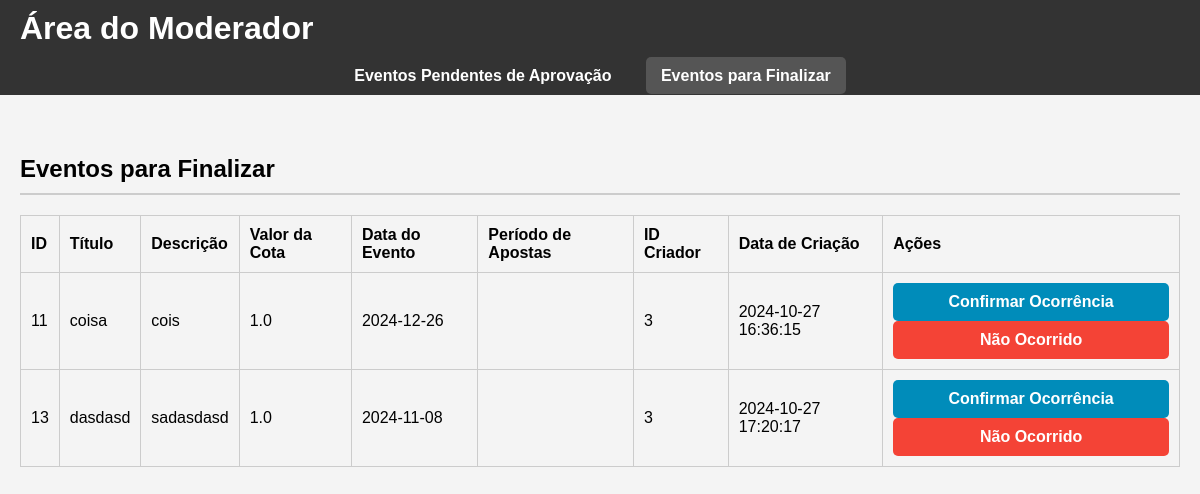
/moderador_dashboard?view=finalizar, run on an earlier commit of the app's database.
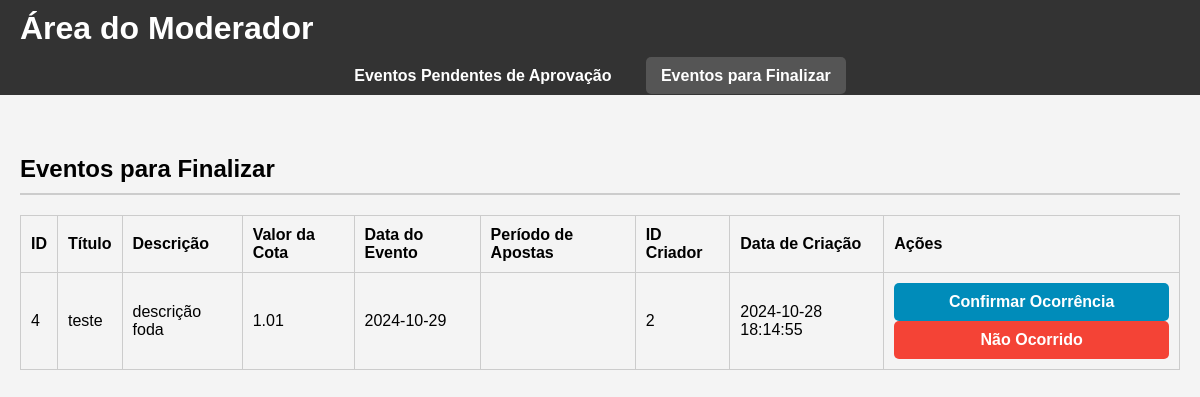
And on a later commit of the database.
### tables this page shows
CREATE TABLE eventos (
        id INTEGER PRIMARY KEY AUTOINCREMENT,
        titulo TEXT NOT NULL,
        descricao TEXT NOT NULL,
        valor_cota REAL NOT NULL CHECK (valor_cota >= 1.00),
        data_evento DATE NOT NULL,
        data_inicio_apostas DATE NOT NULL,
        data_fim_apostas DATE NOT NULL,
        status TEXT NOT NULL DEFAULT 'pendente',
        id_criador INTEGER NOT NULL,
        data_criacao TIMESTAMP DEFAULT CURRENT_TIMESTAMP,
        FOREIGN KEY (id_criador) REFERENCES usuarios(id) ON DELETE CASCADE
    );

### app.py (the view)
@app.route('/moderador_dashboard', methods=['GET'])
def moderador_dashboard():
    view = request.args.get('view', 'pendentes')
    if view == 'pendentes':
        status_filter = 'pendente'
    elif view == 'finalizar':
        status_filter = 'aprovado'
    else:
        status_filter = 'pendente'
    with sqlite3.connect(database_path) as conn:
        conn.row_factory = sqlite3.Row  # Configura para acessar colunas por nome
        eventos = conn.execute('SELECT * FROM eventos WHERE status = ?', (status_filter,)).fetchall()
    return render_template('area_moderador.html', eventos=eventos, view=view)

### templates/area_moderador.html (shortened to what this page needs)
<!DOCTYPE html>
<html lang="pt-br">
<head>
    <link rel="stylesheet" href="/static/css/area_moderacao.css">
</head>
<body>
    <header>
        <h1>Área do Moderador</h1>
    </header>
    <nav class="menustrip">
        <ul>
            <li><a href="{{ url_for('moderador_dashboard', view='pendentes') }}" {% if view == 'pendentes' %}class="active"{% endif %}>Eventos Pendentes de Aprovação</a></li>
            <li><a href="{{ url_for('moderador_dashboard', view='finalizar') }}" {% if view == 'finalizar' %}class="active"{% endif %}>Eventos para Finalizar</a></li>
        </ul>
    </nav>
    <main>
        {% if view == 'pendentes' %}
        <section class="pending-approval">
            <h2>Eventos Pendentes de Aprovação</h2>
            <table>
                <thead>
                    <tr>
                        <th>ID</th>
                        <th>Título</th>
                        <th>Descrição</th>
                        <th>Valor da Cota</th>
                        <th>Data do Evento</th>
                        <th>Período de Apostas</th>
                        <th>ID Criador</th>
                        <th>Data de Criação</th>
                        <th>Ações</th>
                    </tr>
                </thead>
                <tbody>
                    {% for evento in eventos %}
                    <tr id="event-{{ evento.id }}">
                        <td>{{ evento.id }}</td>
                        <td>{{ evento.titulo }}</td>
                        <td>{{ evento.descricao }}</td>
                        <td>{{ evento.valor_cota }}</td>
                        <td>{{ evento.data_evento }}</td>
                        <td>{{ evento.periodo_apostas }}</td>
                        <td>{{ evento.id_criador }}</td>
                        <td>{{ evento.data_criacao }}</td>
                        <td>
                            <button type="button" onclick="handleEventAction('{{ evento.id }}', 'aprovar')" class="approve-btn">Aprovar</button>
                            <button type="button" onclick="abrirModalReprovar('{{ evento.id }}')" class="reject-btn">Reprovar</button>
                        </td>
                    </tr>
                    {% endfor %}
                </tbody>
            </table>
        </section>
        {% elif view == 'finalizar' %}
        <section class="events-to-finalize">
            <h2>Eventos para Finalizar</h2>
            <table>
                <thead>
                    <tr>
                        <th>ID</th>
                        <th>Título</th>
                        <th>Descrição</th>
                        <th>Valor da Cota</th>
                        <th>Data do Evento</th>
                        <th>Período de Apostas</th>
                        <th>ID Criador</th>
                        <th>Data de Criação</th>
                        <th>Ações</th>
                    </tr>
                </thead>
                <tbody>
                    {% for evento in eventos %}
                    <tr id="event-{{ evento.id }}">
                        <td>{{ evento.id }}</td>
                        <td>{{ evento.titulo }}</td>
                        <td>{{ evento.descricao }}</td>
                        <td>{{ evento.valor_cota }}</td>
                        <td>{{ evento.data_evento }}</td>
                        <td>{{ evento.periodo_apostas }}</td>
                        <td>{{ evento.id_criador }}</td>
                        <td>{{ evento.data_criacao }}</td>
                        <td>
                            <button type="button" onclick="handleEventAction('{{ evento.id }}', 'confirmar')" class="confirm-btn">Confirmar Ocorrência</button>
                            <button type="button" onclick="handleEventAction('{{ evento.id }}', 'nao_ocorrido')" class="not-occurred-btn">Não Ocorrido</button>
                        </td>
                    </tr>
                    {% endfor %}
                </tbody>
            </table>
        </section>
        {% endif %}
    </main>
</body>
</html>

What changed in the data, as far as the page shows it:
removed eventos: id "11", titulo "coisa", descricao "cois", valor_cota "1.0", data_evento "2024-12-26", id_criador "3", data_criacao "2024-10-27 16:36:15"
removed eventos: id "13", titulo "dasdasd", descricao "sadasdasd", valor_cota "1.0", data_evento "2024-11-08", id_criador "3", data_criacao "2024-10-27 17:20:17"
now on this page (row edited): eventos: id "4", titulo "teste", descricao "descrição foda", valor_cota "1.01", data_evento "2024-10-29", id_criador "2", data_criacao "2024-10-28 18:14:55"
